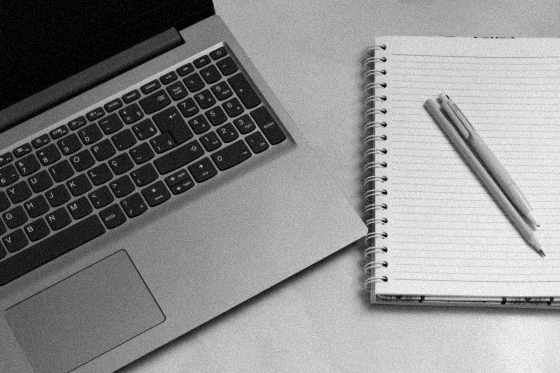
#> input picture Assignment2/Images/study.png, 560 x 373 px
$ python solution4.py
#> lines starting #> are read from the running program, lines starting #| are printed output that depends on the picture
### Assignment2/utils.py
import os
import typing

import cv2
import matplotlib.pyplot as plt
import numpy as np
import numpy.typing as npt
from scipy.ndimage import convolve

result_folder = 'result'
problem1_image_path = 'Images/ECE.png'
problem2_image_path = 'Images/hazy.png'
problem3_image_path = 'Images/box.png'
problem4_image_path = 'Images/study.png'


# [54 lines left out: functions get_histogram_data_from_image, get_normalized_data, plot_cummulative_histogram, plot_cummulative_histogram_wrapper, plot_error_distriubtion, histogram_equalization, not called in this run]


def mean_square_error_value(actual_data: npt.NDArray[typing.Any], predicted_data: npt.NDArray[typing.Any]) -> float:
    return np.mean(np.power(actual_data - predicted_data, 2))


def get_gamma_transform_image(image_data: npt.NDArray[typing.Any], gamma_value: float) -> npt.NDArray[typing.Any]:
    return np.array(255 * (image_data / 255) ** gamma_value, dtype=np.int64)


# [12 lines left out: function optimal_gamma_correction, not called in this run]


def get_filter(size: int) -> npt.NDArray[typing.Any]:
    return np.ones((size, size)) / (size ** 2)


def get_blur_image(image_data: npt.NDArray[typing.Any], filter_size: int) -> npt.NDArray[typing.Any]:
    filter_data = get_filter(filter_size)
    return convolve(image_data, filter_data, mode='reflect', cval=0.0)


def generate_plot_data(image_data: npt.NDArray[typing.Any], filter_size: int, title: str, keyword: str, save_image: bool = True, problem_number: int = 4) -> None:
    # hist_file_path = os.path.join(
    #     result_folder, f'{problem_number}_{keyword}_{filter_size}_hist_cdf.png')
    # plot_cummulative_histogram_wrapper(
    #     image_data, title, hist_file_path)
    if save_image:
        result_path = os.path.join(
            result_folder, f'{problem_number}_{keyword}_{filter_size}_img.png')
        print(
            f'\tHigh Boost Filtered Image with filter size {filter_size} can be found at (wrt current dir) :- {result_path}')
        cv2.imwrite(result_path, image_data)


def generate_blur_image_data(path_to_image: str, gray_image: npt.NDArray[typing.Any], filter_size: int, problem_number: int = 4) -> npt.NDArray[typing.Any]:
    blur_img = get_blur_image(gray_image, filter_size)
    generate_plot_data(blur_img, filter_size,
                       f'Histogram data for Blur Image with filter_size = {filter_size} of {path_to_image}', 'blur', False, problem_number)
    return blur_img


def generate_high_boost_image(path_to_image: str, gray_image: npt.NDArray[typing.Any], blur_img: npt.NDArray[typing.Any], k: float, filter_size: int, problem_number: int = 4) -> None:
    mask = k * cv2.subtract(gray_image, blur_img)
    mask = mask.astype(np.uint8)
    high_boost_img = cv2.add(gray_image, mask).astype(np.uint8)
    # high_boost_img = cv2.addWeighted(gray_image, k + 1, blur_img, -1 * k, 0)
    if k == 1:
        keyword = 'unsharp'
        title = f'Histogram data for Unsharp Image with filter_size = {filter_size} of {path_to_image}'
    else:
        keyword = 'high_boost'
        title = f'Histogram data for High Boost Image with filter_size = {filter_size} of {path_to_image}'
    generate_plot_data(high_boost_img, filter_size,
                       title, keyword, problem_number)


# [52 lines left out: function rotate_image, not called in this run]


# [104 lines of commented-out code are left out]

### Assignment2/solution4.py
import os

import cv2
from utils import result_folder, generate_blur_image_data, generate_high_boost_image


def solution(path_to_image: str) -> None:

#> called with path_to_image = 'Images/study.png'
    print('Problem-4 Solution :- ')

    img = cv2.imread(path_to_image)
#> img is the input picture: shape (373, 560, 3); min 0, max 255, mean 137.8
    if img.shape[2] == 3:
        # Or pick either of the channel data as the pixels are same for every channel.
        gray_img = cv2.cvtColor(img, cv2.COLOR_BGR2GRAY)

    # result_file_path = os.path.join(result_folder, '4_gray_hist_cdf.png')

    # plot_cummulative_histogram_wrapper(
    #     gray_img, f'Histogram data for {path_to_image}', result_file_path)

    filter_size = 5
    blur_img_5 = generate_blur_image_data(path_to_image, gray_img, filter_size)
#> in get_blur_image, `return convolve(image_data, filter_data, mode='reflect', cval=0.0)`:
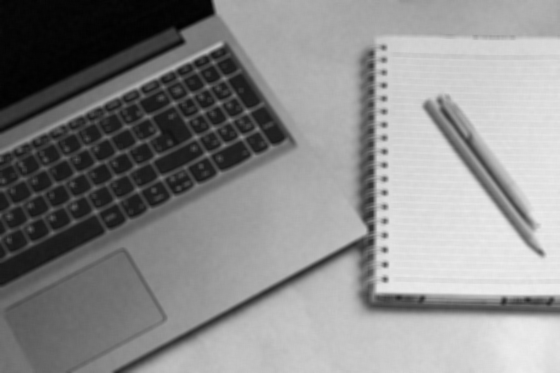
#> returned value: shape (373, 560); min 1, max 237, mean 137.3

    generate_high_boost_image(path_to_image, gray_img,
                              blur_img_5, 2.5, filter_size)
#> in generate_high_boost_image, `mask = k * cv2.subtract(gray_image, blur_img)`:
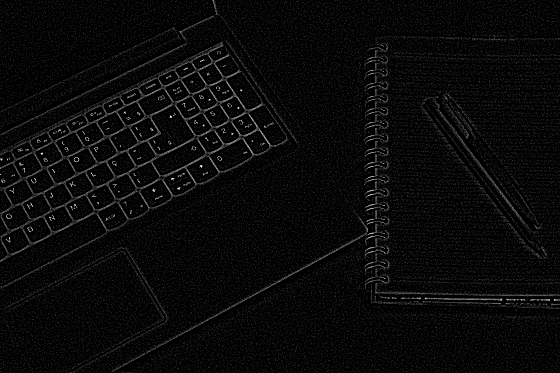
#> mask: shape (373, 560) float64; min 0, max 295, mean 11.5; drawn with min black and max white
#> in generate_high_boost_image, `high_boost_img = cv2.add(gray_image, mask).astype(np.uint8)`:
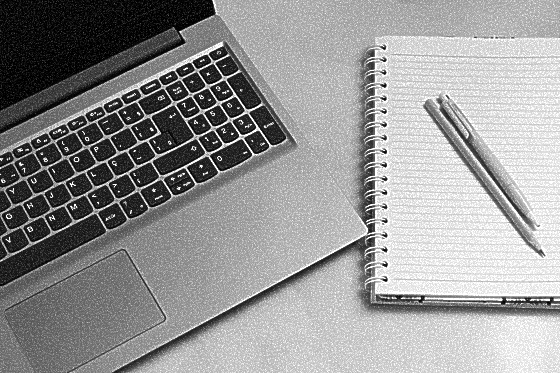
#> high_boost_img: shape (373, 560); min 0, max 255, mean 148.3

    filter_size = 3

    blur_img_3 = generate_blur_image_data(path_to_image, gray_img, filter_size)

    generate_high_boost_image(path_to_image, gray_img,
                              blur_img_3, 2.5, filter_size)
#> call 2 of generate_high_boost_image, with path_to_image = 'Images/study.png', k = 2.5, filter_size = 3, problem_number = 4
#> in generate_high_boost_image (call 2), `mask = k * cv2.subtract(gray_image, blur_img)`:
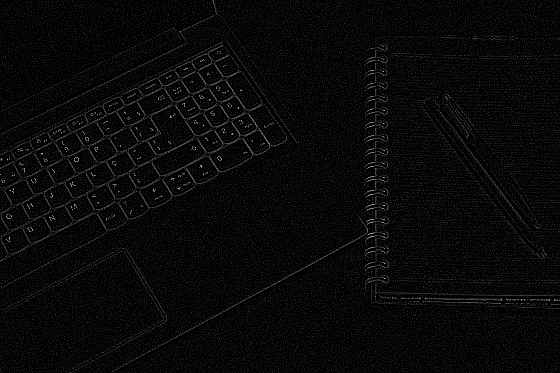
#> mask: shape (373, 560) float64; min 0, max 207.5, mean 9
#> in generate_high_boost_image (call 2), `high_boost_img = cv2.add(gray_image, mask).astype(np.uint8)`:
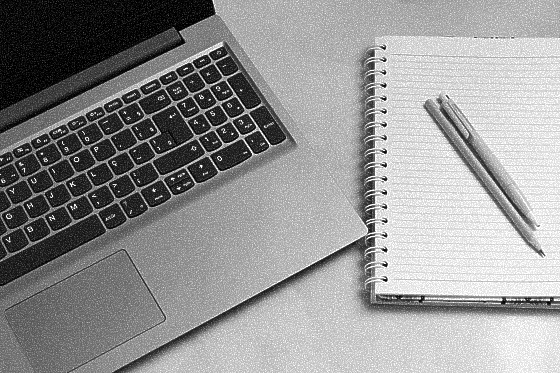
#> high_boost_img: shape (373, 560); min 0, max 255, mean 146.3
    print()


if __name__ == '__main__':
    from utils import problem4_image_path
    os.makedirs(result_folder, exist_ok=True)
    solution(problem4_image_path)
